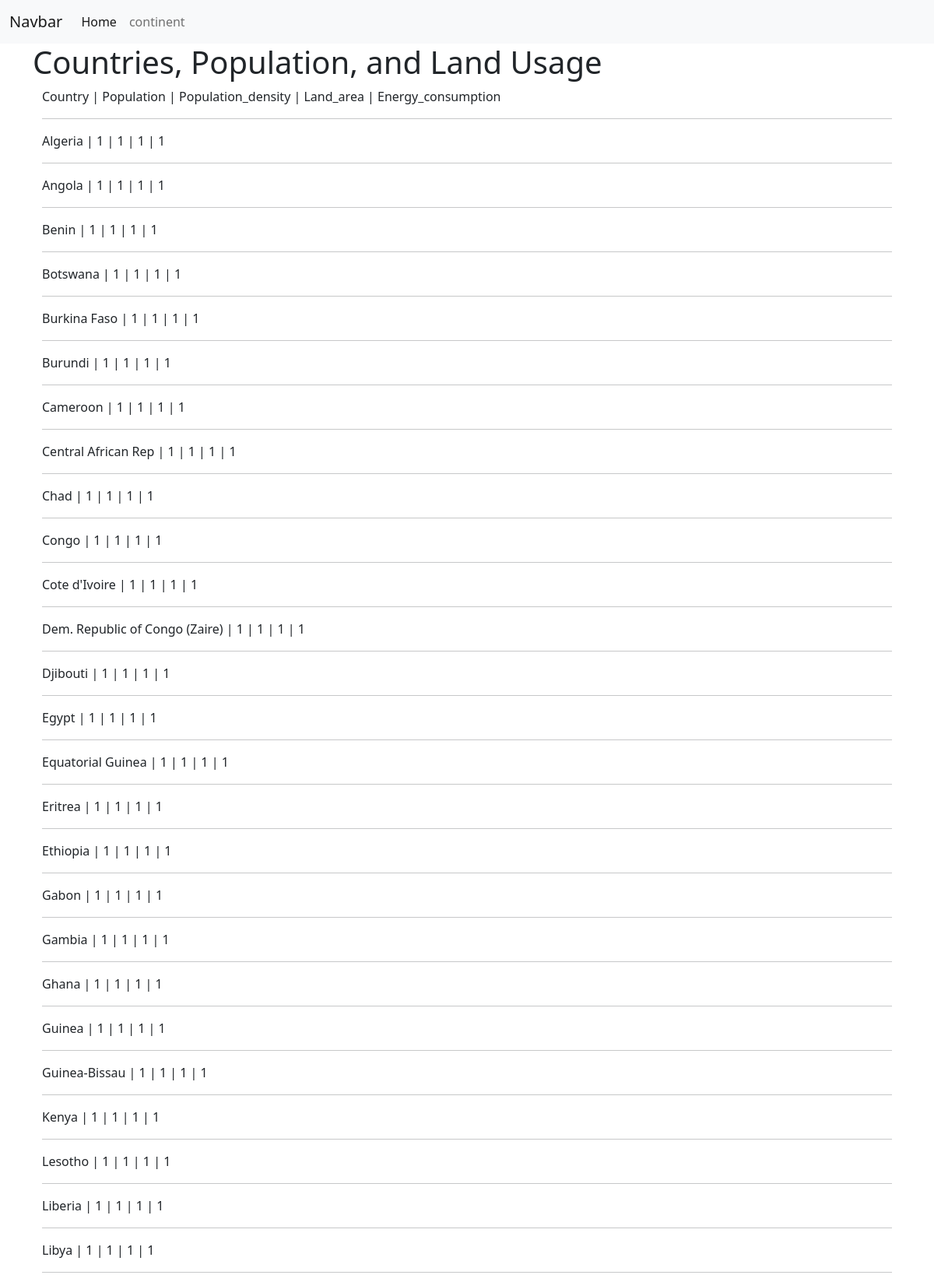
The app's page /continent_detail/1 (upper part) with its own data.
### tables this page shows
CREATE TABLE country( id INTEGER PRIMARY KEY AUTOINCREMENT, continent_id INTEGER, name TEXT, population INTEGER, population_density INTEGER, land_area INTEGER, energy_consumption INTEGER, FOREIGN KEY(continent_id) REFERENCES continent(id) );

### project.py (the view)
@app.route('/continent_detail/<continent_id>')
def detail(continent_id):
    try:
        conn = sqlite3.connect(db_name)
        conn.row_factory = sqlite3.Row
        cur = conn.cursor()
        cur.execute('select * from country where continent_id=?', continent_id)
        countries = cur.fetchall()
        conn.close()
        return render_template('detail.html', countries=countries)
    except RuntimeError:
        return render_template('error500.html')

### templates/detail.html
{% extends 'base.html' %}
{% block content %}
    <h1>
        Countries, Population, and Land Usage
    </h1>
    <div class="container">
        Country | Population | Population_density | Land_area | Energy_consumption
        {% for country in countries %}
        <hr>
        {{country['name']}} | {{country['population']}} | {{country['population_density']}} | {{country['land_area']}} | {{country['energy_consumption']}}
        {% endfor %}
    </div>
{% endblock %}

### records on screen
country: name "Algeria", population "1", population_density "1", land_area "1", energy_consumption "1"
country: name "Angola", population "1", population_density "1", land_area "1", energy_consumption "1"
country: name "Benin", population "1", population_density "1", land_area "1", energy_consumption "1"
country: name "Botswana", population "1", population_density "1", land_area "1", energy_consumption "1"
country: name "Burkina Faso", population "1", population_density "1", land_area "1", energy_consumption "1"
country: name "Burundi", population "1", population_density "1", land_area "1", energy_consumption "1"
country: name "Cameroon", population "1", population_density "1", land_area "1", energy_consumption "1"
country: name "Central African Rep", population "1", population_density "1", land_area "1", energy_consumption "1"
country: name "Chad", population "1", population_density "1", land_area "1", energy_consumption "1"
country: name "Congo", population "1", population_density "1", land_area "1", energy_consumption "1"
country: name "Cote d'Ivoire", population "1", population_density "1", land_area "1", energy_consumption "1"
country: name "Dem. Republic of Congo (Zaire)", population "1", population_density "1", land_area "1", energy_consumption "1"
country: name "Djibouti", population "1", population_density "1", land_area "1", energy_consumption "1"
country: name "Egypt", population "1", population_density "1", land_area "1", energy_consumption "1"
country: name "Equatorial Guinea", population "1", population_density "1", land_area "1", energy_consumption "1"
country: name "Eritrea", population "1", population_density "1", land_area "1", energy_consumption "1"
country: name "Ethiopia", population "1", population_density "1", land_area "1", energy_consumption "1"
country: name "Gabon", population "1", population_density "1", land_area "1", energy_consumption "1"
country: name "Gambia", population "1", population_density "1", land_area "1", energy_consumption "1"
country: name "Ghana", population "1", population_density "1", land_area "1", energy_consumption "1"
country: name "Guinea", population "1", population_density "1", land_area "1", energy_consumption "1"
country: name "Guinea-Bissau", population "1", population_density "1", land_area "1", energy_consumption "1"
country: name "Kenya", population "1", population_density "1", land_area "1", energy_consumption "1"
country: name "Lesotho", population "1", population_density "1", land_area "1", energy_consumption "1"
country: name "Liberia", population "1", population_density "1", land_area "1", energy_consumption "1"
country: name "Libya", population "1", population_density "1", land_area "1", energy_consumption "1"
